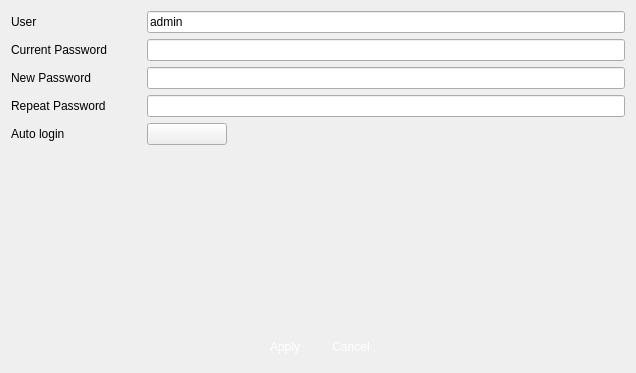
<?xml version="1.0" encoding="UTF-8"?>
<ui version="4.0">
 <class>VSCUser</class>
 <widget class="QWidget" name="VSCUser">
  <property name="geometry">
   <rect>
    <x>0</x>
    <y>0</y>
    <width>636</width>
    <height>373</height>
   </rect>
  </property>
  <property name="windowTitle">
   <string>Master Hard Disk Selecting</string>
  </property>
  <property name="windowIcon">
   <iconset>
    <normaloff>:/logo/resources/vscsmall.jpg</normaloff>:/logo/resources/vscsmall.jpg</iconset>
  </property>
  <layout class="QVBoxLayout" name="verticalLayout">
   <item>
    <layout class="QGridLayout" name="gridLayout">
     <property name="horizontalSpacing">
      <number>40</number>
     </property>
     <item row="2" column="2">
      <widget class="QLineEdit" name="newPasswd">
       <property name="maximumSize">
        <size>
         <width>16777215</width>
         <height>16777215</height>
        </size>
       </property>
       <property name="echoMode">
        <enum>QLineEdit::Password</enum>
       </property>
       <property name="readOnly">
        <bool>false</bool>
       </property>
      </widget>
     </item>
     <item row="4" column="0">
      <widget class="QLabel" name="label_3">
       <property name="text">
        <string>Auto login</string>
       </property>
      </widget>
     </item>
     <item row="0" column="2">
      <widget class="QLineEdit" name="user">
       <property name="text">
        <string>admin</string>
       </property>
       <property name="readOnly">
        <bool>true</bool>
       </property>
      </widget>
     </item>
     <item row="0" column="0">
      <widget class="QLabel" name="label">
       <property name="text">
        <string>User</string>
       </property>
      </widget>
     </item>
     <item row="1" column="0">
      <widget class="QLabel" name="label_2">
       <property name="text">
        <string>Current Password</string>
       </property>
      </widget>
     </item>
     <item row="1" column="2">
      <widget class="QLineEdit" name="curPasswd">
       <property name="maximumSize">
        <size>
         <width>16777215</width>
         <height>16777215</height>
        </size>
       </property>
       <property name="echoMode">
        <enum>QLineEdit::Password</enum>
       </property>
       <property name="readOnly">
        <bool>false</bool>
       </property>
      </widget>
     </item>
     <item row="2" column="0">
      <widget class="QLabel" name="label_4">
       <property name="text">
        <string>New Password</string>
       </property>
      </widget>
     </item>
     <item row="3" column="0">
      <widget class="QLabel" name="label_5">
       <property name="text">
        <string>Repeat Password</string>
       </property>
      </widget>
     </item>
     <item row="3" column="2">
      <widget class="QLineEdit" name="repeatPasswd">
       <property name="maximumSize">
        <size>
         <width>16777215</width>
         <height>16777215</height>
        </size>
       </property>
       <property name="echoMode">
        <enum>QLineEdit::Password</enum>
       </property>
       <property name="readOnly">
        <bool>false</bool>
       </property>
      </widget>
     </item>
     <item row="4" column="2">
      <widget class="SwitchButton" name="autoLogin">
       <property name="maximumSize">
        <size>
         <width>80</width>
         <height>25</height>
        </size>
       </property>
       <property name="text">
        <string/>
       </property>
       <property name="icon">
        <iconset resource="../main/vscmainwindows.qrc">
         <normaloff>:/action/resources/switchputton.png</normaloff>:/action/resources/switchputton.png</iconset>
       </property>
       <property name="iconSize">
        <size>
         <width>80</width>
         <height>25</height>
        </size>
       </property>
      </widget>
     </item>
    </layout>
   </item>
   <item>
    <spacer name="verticalSpacer">
     <property name="orientation">
      <enum>Qt::Vertical</enum>
     </property>
     <property name="sizeHint" stdset="0">
      <size>
       <width>20</width>
       <height>40</height>
      </size>
     </property>
    </spacer>
   </item>
   <item>
    <layout class="QHBoxLayout" name="horizontalLayout">
     <item>
      <spacer name="horizontalSpacer">
       <property name="orientation">
        <enum>Qt::Horizontal</enum>
       </property>
       <property name="sizeHint" stdset="0">
        <size>
         <width>40</width>
         <height>20</height>
        </size>
       </property>
      </spacer>
     </item>
     <item>
      <widget class="QPushButton" name="pushButtonApply">
       <property name="minimumSize">
        <size>
         <width>60</width>
         <height>30</height>
        </size>
       </property>
       <property name="maximumSize">
        <size>
         <width>60</width>
         <height>30</height>
        </size>
       </property>
       <property name="styleSheet">
        <string notr="true">QPushButton { 
border:none;
color:white;
background-image: url(:/action/resources/button.png);}
QPushButton:hover {
	background-image: url(:/action/resources/buttonpress.png);}
QPushButton:pressed {
	background-image: url(:/action/resources/button.png);}
</string>
       </property>
       <property name="text">
        <string>Apply</string>
       </property>
       <property name="iconSize">
        <size>
         <width>60</width>
         <height>40</height>
        </size>
       </property>
      </widget>
     </item>
     <item>
      <widget class="QPushButton" name="pushButtonCancel">
       <property name="minimumSize">
        <size>
         <width>60</width>
         <height>30</height>
        </size>
       </property>
       <property name="maximumSize">
        <size>
         <width>60</width>
         <height>30</height>
        </size>
       </property>
       <property name="styleSheet">
        <string notr="true">QPushButton { 
border:none;
color:white;
background-image: url(:/action/resources/button.png);}
QPushButton:hover {
	background-image: url(:/action/resources/buttonpress.png);}
QPushButton:pressed {
	background-image: url(:/action/resources/button.png);}
</string>
       </property>
       <property name="text">
        <string>Cancel</string>
       </property>
       <property name="iconSize">
        <size>
         <width>60</width>
         <height>40</height>
        </size>
       </property>
      </widget>
     </item>
     <item>
      <spacer name="horizontalSpacer_2">
       <property name="orientation">
        <enum>Qt::Horizontal</enum>
       </property>
       <property name="sizeHint" stdset="0">
        <size>
         <width>40</width>
         <height>20</height>
        </size>
       </property>
      </spacer>
     </item>
    </layout>
   </item>
  </layout>
 </widget>
 <customwidgets>
  <customwidget>
   <class>SwitchButton</class>
   <extends>QPushButton</extends>
   <header>switchbutton.h</header>
  </customwidget>
 </customwidgets>
 <resources>
  <include location="../main/vscmainwindows.qrc"/>
 </resources>
 <connections/>
</ui>
